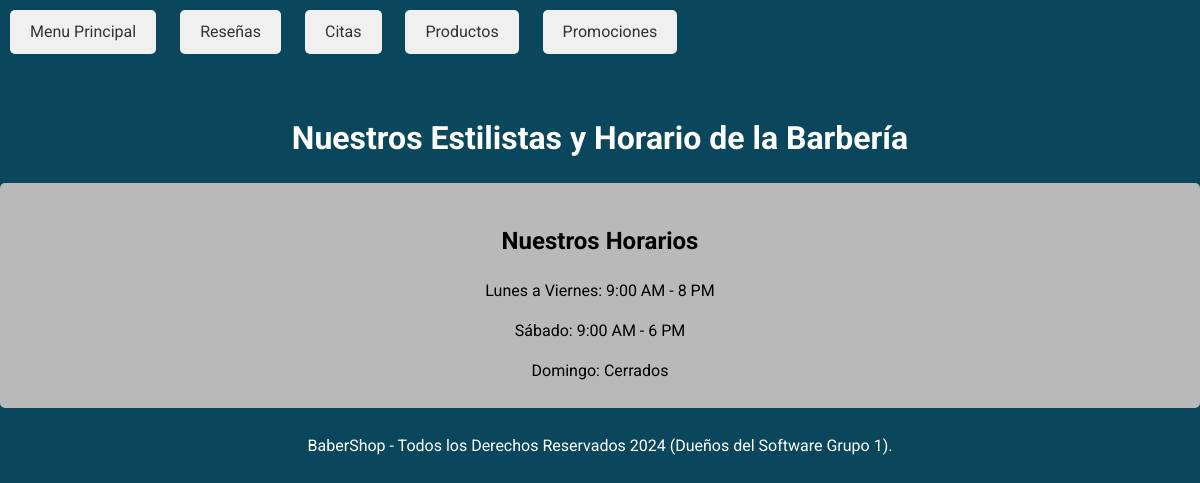
Before: /empleados.php with the older database file.
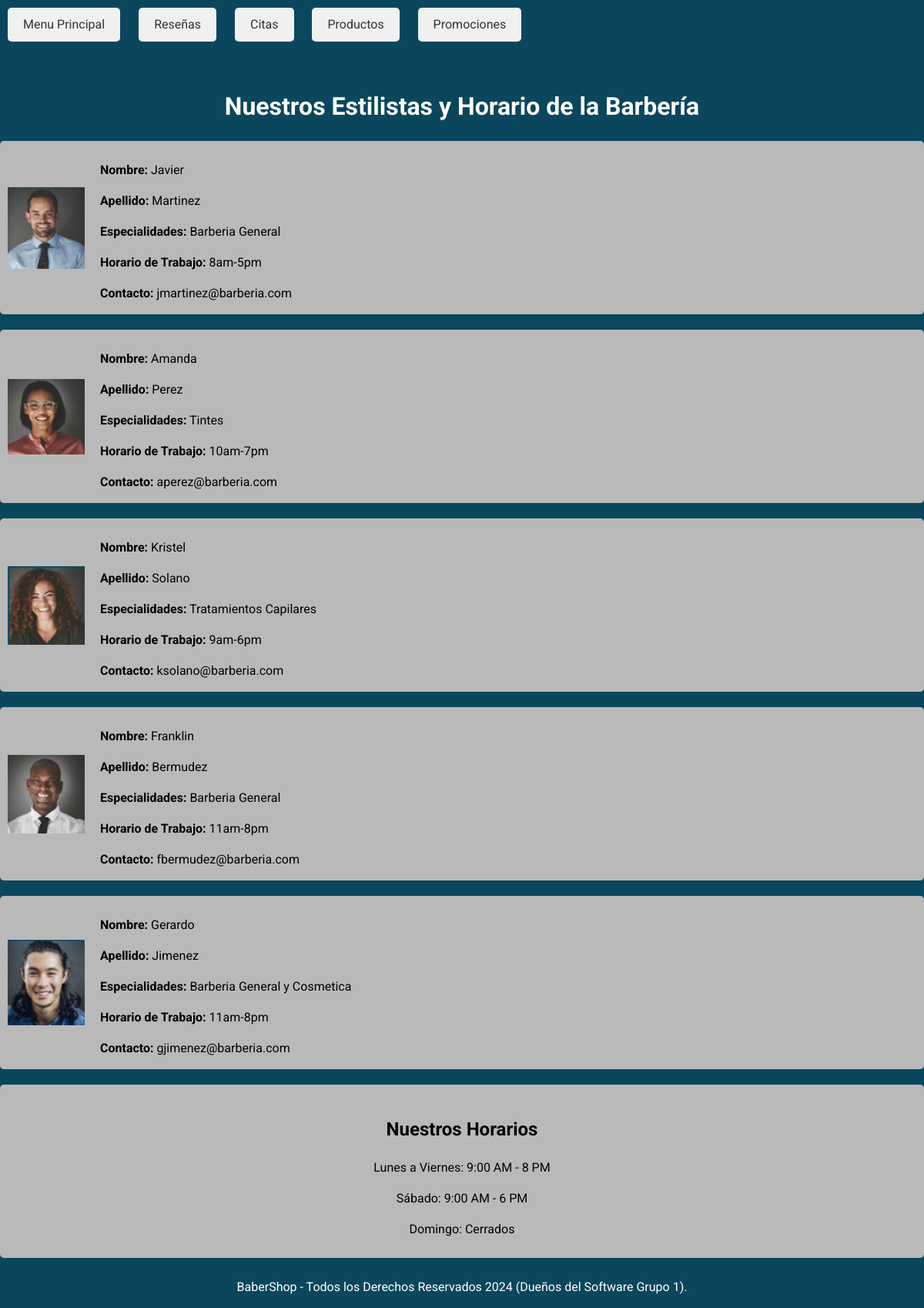
After: the same page with the newer database file.
### tables this page shows
CREATE TABLE `estilistas` (
  `EstilistaID` int(11) NOT NULL,
  `Nombre` varchar(50) DEFAULT NULL,
  `Apellido` varchar(50) DEFAULT NULL,
  `Especialidades` varchar(255) DEFAULT NULL,
  `HorarioTrabajo` varchar(255) DEFAULT NULL,
  `Contacto` varchar(100) DEFAULT NULL,
  `imagen` varchar(255) DEFAULT NULL
);

### empleados.php (called while the page is built)
<?php
require_once "include/templates/head.php"
?>
<?php
include "include/templates/cuerpoEmpleados.php"
?>
<?php
include "include/templates/footer.php"
?>

### DAL/empleados.php (called while the page is built, shortened)
<?php
    function getArray($sql) {
        try {
            $nConexion = Conectar();
            if(mysqli_set_charset($nConexion, "utf8")){
                if(!$result = mysqli_query($nConexion, $sql)) die();
                $retorno = array();
                while ($row = mysqli_fetch_array($result)) {
                    $retorno[] = $row;
                }
            }
        } catch (\Throwable $th) {
            echo $th;
        }finally{
            Desconectar($nConexion);
        }
        return $retorno;
    }

### include/templates/cuerpoEmpleados.php (the view)
<?php
require_once "DAL/empleados.php";
$query = "SELECT * FROM estilistas";
$resultadosQuery = getArray($query);
?>
<body>
    <div class="links">
        <a href="index.php">Menu Principal</a>
        <a href="resenas.php">Reseñas</a>
        <a href="citas.php">Citas</a>
        <a href="productos.php">Productos</a>
        <a href="promociones.php">Promociones</a>
    </div>
    <h1>Nuestros Estilistas y Horario de la Barbería</h1>
    <?php foreach ($resultadosQuery as $resultado) : ?>
        <div class="estilista">
            <img src="img/<?php echo $resultado['imagen']; ?>" alt="Foto de Estilista 1">
            <div>
                <p><strong>Nombre:</strong> <?php echo $resultado['Nombre']; ?> </p>
                <p><strong>Apellido:</strong> <?php echo $resultado['Apellido']; ?> </p>
                <p><strong>Especialidades:</strong> <?php echo $resultado['Especialidades']; ?> </p>
                <p><strong>Horario de Trabajo:</strong> <?php echo $resultado['HorarioTrabajo']; ?> </p>
                <p><strong>Contacto:</strong> <?php echo $resultado['Contacto']; ?> </p>
            </div>
        </div>
    <?php endforeach; ?>
    <div id="horarios">
        <h2>Nuestros Horarios</h2>
        <p>Lunes a Viernes: 9:00 AM - 8 PM</p>
        <p>Sábado: 9:00 AM - 6 PM</p>
        <p>Domingo: Cerrados</p>
    </div>

### include/templates/head.php (shortened to what this page needs)
<!DOCTYPE html>
<html lang="en">
<head>
    <link rel="stylesheet" href="css/normalize.css">
    <link rel="stylesheet" href="css/style.css">
</head>

### include/templates/footer.php (shortened to what this page needs)
<footer class="footer">
    <p>BaberShop - Todos los Derechos Reservados 2024 (Dueños del Software Grupo 1).</p>
</footer>
</body>
</html>

### css/style.css (style rules this page uses)
:root { --fuentePrincipal: 'Roboto', cursive; --primario: #0A475C; --secundario: #42BEA5; --gris: #B9B9B9; --blanco: #FFF; }
html { font-size: 62.5%; box-sizing: border-box; height: 100%; }
*, *:before, *:after { box-sizing: inherit; }
body { font-family: var(--fuentePrincipal); background-color: var(--primario); font-size: 1.6rem; line-height: 1.5; }
a { text-decoration: none; }
img { max-width: 100%; }
h1 { text-align: center; margin-top: 50px; color: var(--blanco); }
h2 { text-align: center; color: black; }
p { margin-bottom: 5px; }
.links a { display: inline-block; margin: 10px; padding: 10px 20px; background-color: #f0f0f0; color: #333; text-decoration: none; border-radius: 5px; transition: background-color 0.3s ease; }
.estilista { display: flex; align-items: center; margin-bottom: 20px; padding: 10px; background-color: var(--gris); border-radius: 5px; }
.estilista img { width: 100px; height: auto; margin-right: 20px; }
#horarios { margin: 0 auto; padding: 20px; background-color: #B9B9B9; border-radius: 5px; text-align: center; }

Changed rows visible on the page:
added estilistas: imagen (picture), Nombre "Javier", Apellido "Martinez", Especialidades "Barberia General", HorarioTrabajo "8am-5pm", Contacto "jmartinez@barberia.com"
added estilistas: imagen (picture), Nombre "Amanda", Apellido "Perez", Especialidades "Tintes", HorarioTrabajo "10am-7pm", Contacto "aperez@barberia.com"
added estilistas: imagen (picture), Nombre "Kristel", Apellido "Solano", Especialidades "Tratamientos Capilares", HorarioTrabajo "9am-6pm", Contacto "ksolano@barberia.com"
added estilistas: imagen (picture), Nombre "Franklin", Apellido "Bermudez", Especialidades "Barberia General", HorarioTrabajo "11am-8pm", Contacto "fbermudez@barberia.com"
added estilistas: imagen (picture), Nombre "Gerardo", Apellido "Jimenez", Especialidades "Barberia General y Cosmetica", HorarioTrabajo "11am-8pm", Contacto "gjimenez@barberia.com"
